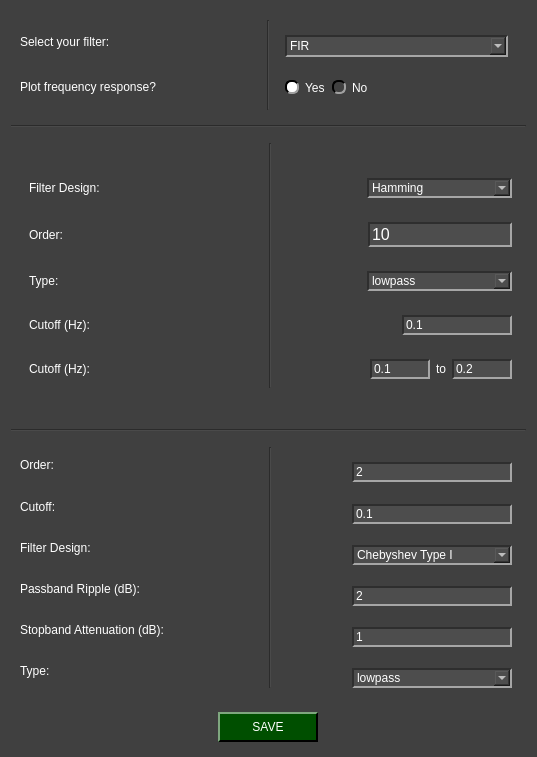
<?xml version="1.0" encoding="UTF-8"?>
<ui version="4.0">
 <class>Digitalfilters_NIDAQ_widget</class>
 <widget class="QWidget" name="Digitalfilters_NIDAQ_widget">
  <property name="geometry">
   <rect>
    <x>0</x>
    <y>0</y>
    <width>537</width>
    <height>757</height>
   </rect>
  </property>
  <property name="minimumSize">
   <size>
    <width>537</width>
    <height>407</height>
   </size>
  </property>
  <property name="maximumSize">
   <size>
    <width>537</width>
    <height>800</height>
   </size>
  </property>
  <property name="windowTitle">
   <string>Digital Filters</string>
  </property>
  <property name="styleSheet">
   <string notr="true">QWidget{
	background-color: rgb(64, 64, 64);
}

QTabWidget::pane { 
   border: 1px solid rgb(166, 166, 166);
}

QTabBar::tab {
  	background-color: rgb(77, 77, 77);
 }

 QTabBar::tab:selected {
  	background-color: rgb(140, 140, 140);
	padding-top: 2px;
	padding-bottom: 2px;
	padding-left: 12px;
	padding-right: 12px;
 }

 QTabBar::tab:selected:hover {
  	background-color: rgb(140, 140, 140);
	padding-top: 2px;
	padding-bottom: 2px;
	padding-left: 12px;
	padding-right: 12px;
 }

 QTabBar::tab:hover {
  	background-color: rgb(109, 109, 109);
	padding-top: 2px;
	padding-bottom: 2px;
	padding-left: 12px;
	padding-right: 12px;
 }

 QTabBar::tab:middle {
	border-right: 1px dashed rgb(166, 166, 166);
	border-left: 1px dashed rgb(166, 166, 166);
	padding-top: 2px;
	padding-bottom: 2px;
	padding-left: 12px;
	padding-right: 12px;
 }

 QTabBar::tab:last {
	border-top-right-radius: 10px;
	padding-top: 2px;
	padding-bottom: 2px;
	padding-left: 12px;
	padding-right: 12px;
 }

 QTabBar::tab:first {
	border-top-left-radius: 10px;
	padding-top: 2px;
	padding-bottom: 2px;
	padding-left: 12px;
	padding-right: 12px;
 }


QComboBox QAbstractItemView {
    background-color: rgb(77, 77, 77);
}

QComboBox QAbstractItemView::item:focus{
    background-color: rgb(140, 140, 140);
}

QDoubleSpinBox{
	background-color: rgb(77, 77, 77);
	
	border-top: 1.5px solid rgb(46, 46, 46);
	border-left: 1.5px solid rgb(46, 46, 46);

	border-bottom: 1.5px solid rgb(166, 166, 166);
	border-right: 1.5px solid rgb(166, 166, 166);
}

QDoubleSpinBox::up-button{
    image: url(:/imgs/drop_up_arrow.png);
	width: 11px;

	background-color: rgb(0, 79, 0);
	border-top: 1.5px solid rgb(127, 167, 127);
	border-left: 1.5px solid rgb(127, 167, 127);

	border-bottom: 1.5px solid rgb(0, 0, 0);
	border-right: 1.5px solid rgb(0, 0, 0);
}

QDoubleSpinBox::up-button:pressed{
	border: 2px solid rgb(255, 255, 255);
}

QDoubleSpinBox::up-button:hover{
	background-color: rgb(0, 50, 0);
}

QDoubleSpinBox::down-button{
    image: url(:/imgs/drop_down_arrow.png);
	width: 11px;

	background-color: rgb(0, 79, 0);
	border-top: 1.5px solid rgb(127, 167, 127);
	border-left: 1.5px solid rgb(127, 167, 127);

	border-bottom: 1.5px solid rgb(0, 0, 0);
	border-right: 1.5px solid rgb(0, 0, 0);
}

QDoubleSpinBox::down-button:pressed{
	border: 2px solid rgb(255, 255, 255);
}

QDoubleSpinBox::down-button:hover{
	background-color: rgb(0, 50, 0);
}

QWidget#centralwidget{
	background-color: rgb(64, 64, 64);
}

QWidget{
	color: rgb(255, 255, 255);
}

QComboBox{
	background-color: rgb(77, 77, 77);
	
	border-top: 1.5px solid rgb(46, 46, 46);
	border-left: 1.5px solid rgb(46, 46, 46);

	border-bottom: 1.5px solid rgb(166, 166, 166);
	border-right: 1.5px solid rgb(166, 166, 166);
}


QComboBox::drop-down{
	image: url(:/imgs/imgs/drop_down_arrow.png);
	width: 11px;

	background-color: rgb(0, 79, 0);
	border-top: 2px solid rgb(127, 167, 127);
	border-left: 2px solid rgb(127, 167, 127);

	border-bottom: 2px solid rgb(0, 0, 0);
	border-right: 2px solid rgb(0, 0, 0);
}

QComboBox::drop-down:hover{
	background-color: rgb(0, 50, 0);
}

QComboBox::drop-down:pressed{
	border: 2px solid rgb(255, 255, 255);
}

QPushButton{
	background-color: rgb(0, 79, 0);

	border-top: 1.5px solid rgb(127, 167, 127);
	border-left: 1.5px solid rgb(127, 167, 127);

	border-bottom: 1.5px solid rgb(0, 0, 0);
	border-right: 1.5px solid rgb(0, 0, 0);

	
	font: 12pt &quot;Helvetica&quot;;
	text-align:center;
}

QWidget{
	font: 12pt &quot;Helvetica&quot;;
}

QPushButton:hover{
	background-color: rgb(0, 50, 0);
}

QPushButton:pressed{
	border: 2px solid rgb(255, 255, 255);
}

QLineEdit{
	background-color: rgb(77, 77, 77);
	border-top: 1.5px solid rgb(46, 46, 46);
	border-left: 1.5px solid rgb(46, 46, 46);

	border-bottom: 1.5px solid rgb(166, 166, 166);
	border-right: 1.5px solid rgb(166, 166, 166);
}

QRadioButton::indicator{
	border-radius: 6px;
	border-top: 1.5px solid rgb(0, 0, 0);
	border-left: 1.5px solid rgb(0, 0, 0);

	border-bottom: 1.5px solid rgb(160, 160, 160);
	border-right: 1.5px solid rgb(160, 160, 160);
}

QRadioButton::indicator::checked{
	background-color: white;
}

QRadioButton::indicator::unchecked:hover{
	background-color: #9F9F9F;
}

QRadioButton::indicator::pressed{
	border: 1.5px solid #505050
}

QPushButton#reload_devices{
	image: url(:/imgs/imgs/reload.png);
	width: 11px;
	background-color: rgb(0, 79, 0);

	border-top: 1.5px solid rgb(127, 167, 127);
	border-left: 1.5px solid rgb(127, 167, 127);

	border-bottom: 1.5px solid rgb(0, 0, 0);
	border-right: 1.5px solid rgb(0, 0, 0);

	
	font: 12pt &quot;Helvetica&quot;;
	text-align:center;
}

QPushButton#reload_devices:hover{
	background-color: rgb(0, 50, 0);
}

QPushButton#reload_devices:pressed{
	border: 2px solid rgb(255, 255, 255);
}

QDoubleSpinBox::up-button{
    image: url(:/imgs/imgs/drop_up_arrow.png);
	width: 11px;

	background-color: rgb(0, 79, 0);
	border-top: 1.5px solid rgb(127, 167, 127);
	border-left: 1.5px solid rgb(127, 167, 127);

	border-bottom: 1.5px solid rgb(0, 0, 0);
	border-right: 1.5px solid rgb(0, 0, 0);
}

QDoubleSpinBox::up-button:pressed{
	border: 2px solid rgb(255, 255, 255);
}

QDoubleSpinBox::up-button:hover{
	background-color: rgb(0, 50, 0);
}

QDoubleSpinBox::down-button{
    image: url(:/imgs/imgs/drop_down_arrow.png);
	width: 11px;

	background-color: rgb(0, 79, 0);
	border-top: 1.5px solid rgb(127, 167, 127);
	border-left: 1.5px solid rgb(127, 167, 127);

	border-bottom: 1.5px solid rgb(0, 0, 0);
	border-right: 1.5px solid rgb(0, 0, 0);
}

QDoubleSpinBox::down-button:pressed{
	border: 2px solid rgb(255, 255, 255);
}

QDoubleSpinBox::down-button:hover{
	background-color: rgb(0, 50, 0);
}
</string>
  </property>
  <layout class="QGridLayout" name="gridLayout">
   <item row="4" column="0">
    <widget class="Line" name="line_2">
     <property name="orientation">
      <enum>Qt::Horizontal</enum>
     </property>
    </widget>
   </item>
   <item row="3" column="0">
    <widget class="QWidget" name="left_side" native="true">
     <property name="minimumSize">
      <size>
       <width>483</width>
       <height>108</height>
      </size>
     </property>
     <property name="maximumSize">
      <size>
       <width>600</width>
       <height>108</height>
      </size>
     </property>
     <layout class="QGridLayout" name="gridLayout_2">
      <item row="3" column="2" alignment="Qt::AlignLeft">
       <widget class="QWidget" name="widget_5" native="true">
        <layout class="QHBoxLayout" name="horizontalLayout">
         <item>
          <widget class="QRadioButton" name="yes_fr">
           <property name="text">
            <string>Yes</string>
           </property>
           <property name="checked">
            <bool>true</bool>
           </property>
           <attribute name="buttonGroup">
            <string notr="true">ratio_fr</string>
           </attribute>
          </widget>
         </item>
         <item>
          <widget class="QRadioButton" name="no_fr">
           <property name="text">
            <string>No</string>
           </property>
           <attribute name="buttonGroup">
            <string notr="true">ratio_fr</string>
           </attribute>
          </widget>
         </item>
        </layout>
       </widget>
      </item>
      <item row="0" column="1" rowspan="5">
       <widget class="Line" name="line_7">
        <property name="orientation">
         <enum>Qt::Vertical</enum>
        </property>
       </widget>
      </item>
      <item row="3" column="0">
       <widget class="QLabel" name="label_5">
        <property name="minimumSize">
         <size>
          <width>0</width>
          <height>30</height>
         </size>
        </property>
        <property name="maximumSize">
         <size>
          <width>16777215</width>
          <height>30</height>
         </size>
        </property>
        <property name="text">
         <string>Plot frequency response?</string>
        </property>
       </widget>
      </item>
      <item row="1" column="0">
       <widget class="QLabel" name="label_4">
        <property name="minimumSize">
         <size>
          <width>0</width>
          <height>30</height>
         </size>
        </property>
        <property name="maximumSize">
         <size>
          <width>16777215</width>
          <height>30</height>
         </size>
        </property>
        <property name="text">
         <string>Select your filter:</string>
        </property>
       </widget>
      </item>
      <item row="1" column="2">
       <widget class="QWidget" name="widget_4" native="true">
        <layout class="QGridLayout" name="gridLayout_6">
         <item row="0" column="0">
          <widget class="QComboBox" name="type_filter">
           <property name="minimumSize">
            <size>
             <width>0</width>
             <height>22</height>
            </size>
           </property>
           <property name="maximumSize">
            <size>
             <width>16777215</width>
             <height>22</height>
            </size>
           </property>
           <item>
            <property name="text">
             <string>FIR</string>
            </property>
           </item>
           <item>
            <property name="text">
             <string>IIR</string>
            </property>
           </item>
          </widget>
         </item>
        </layout>
       </widget>
      </item>
     </layout>
    </widget>
   </item>
   <item row="8" column="0">
    <widget class="QWidget" name="widget_6" native="true">
     <property name="minimumSize">
      <size>
       <width>0</width>
       <height>40</height>
      </size>
     </property>
     <property name="maximumSize">
      <size>
       <width>560</width>
       <height>40</height>
      </size>
     </property>
     <layout class="QGridLayout" name="gridLayout_7">
      <item row="0" column="0">
       <widget class="QPushButton" name="save_button">
        <property name="minimumSize">
         <size>
          <width>0</width>
          <height>30</height>
         </size>
        </property>
        <property name="maximumSize">
         <size>
          <width>100</width>
          <height>30</height>
         </size>
        </property>
        <property name="text">
         <string>SAVE</string>
        </property>
       </widget>
      </item>
     </layout>
    </widget>
   </item>
   <item row="7" column="0">
    <widget class="QWidget" name="iir_widget" native="true">
     <property name="minimumSize">
      <size>
       <width>519</width>
       <height>259</height>
      </size>
     </property>
     <property name="maximumSize">
      <size>
       <width>550</width>
       <height>259</height>
      </size>
     </property>
     <layout class="QGridLayout" name="gridLayout_9">
      <item row="0" column="0" alignment="Qt::AlignLeft">
       <widget class="QLabel" name="label_6">
        <property name="text">
         <string>Order:</string>
        </property>
       </widget>
      </item>
      <item row="2" column="2" alignment="Qt::AlignRight">
       <widget class="QWidget" name="widget_11" native="true">
        <property name="minimumSize">
         <size>
          <width>0</width>
          <height>50</height>
         </size>
        </property>
        <property name="maximumSize">
         <size>
          <width>16777215</width>
          <height>60</height>
         </size>
        </property>
        <layout class="QGridLayout" name="gridLayout_14">
         <item row="0" column="0">
          <widget class="QComboBox" name="designbox_iir">
           <property name="minimumSize">
            <size>
             <width>160</width>
             <height>0</height>
            </size>
           </property>
           <item>
            <property name="text">
             <string>Chebyshev Type I</string>
            </property>
           </item>
           <item>
            <property name="text">
             <string>Chebyshev Type II</string>
            </property>
           </item>
           <item>
            <property name="text">
             <string>Butterworth</string>
            </property>
           </item>
           <item>
            <property name="text">
             <string>Elliptic</string>
            </property>
           </item>
          </widget>
         </item>
        </layout>
       </widget>
      </item>
      <item row="3" column="2" alignment="Qt::AlignRight">
       <widget class="QWidget" name="widget_13" native="true">
        <property name="minimumSize">
         <size>
          <width>0</width>
          <height>50</height>
         </size>
        </property>
        <layout class="QGridLayout" name="gridLayout_16">
         <item row="0" column="0">
          <widget class="QLineEdit" name="rp">
           <property name="minimumSize">
            <size>
             <width>160</width>
             <height>0</height>
            </size>
           </property>
           <property name="text">
            <string>2</string>
           </property>
          </widget>
         </item>
        </layout>
       </widget>
      </item>
      <item row="0" column="2" alignment="Qt::AlignRight">
       <widget class="QWidget" name="widget_9" native="true">
        <property name="minimumSize">
         <size>
          <width>0</width>
          <height>50</height>
         </size>
        </property>
        <property name="maximumSize">
         <size>
          <width>16777215</width>
          <height>16777215</height>
         </size>
        </property>
        <layout class="QGridLayout" name="gridLayout_12">
         <item row="0" column="0" alignment="Qt::AlignRight">
          <widget class="QLineEdit" name="order_iir">
           <property name="minimumSize">
            <size>
             <width>160</width>
             <height>0</height>
            </size>
           </property>
           <property name="text">
            <string>2</string>
           </property>
          </widget>
         </item>
        </layout>
       </widget>
      </item>
      <item row="4" column="2" alignment="Qt::AlignRight">
       <widget class="QWidget" name="widget_14" native="true">
        <property name="minimumSize">
         <size>
          <width>0</width>
          <height>50</height>
         </size>
        </property>
        <layout class="QGridLayout" name="gridLayout_17">
         <item row="0" column="0">
          <widget class="QLineEdit" name="rs">
           <property name="enabled">
            <bool>true</bool>
           </property>
           <property name="minimumSize">
            <size>
             <width>160</width>
             <height>0</height>
            </size>
           </property>
           <property name="text">
            <string>1</string>
           </property>
          </widget>
         </item>
        </layout>
       </widget>
      </item>
      <item row="0" column="1" rowspan="6">
       <widget class="Line" name="line_4">
        <property name="orientation">
         <enum>Qt::Vertical</enum>
        </property>
       </widget>
      </item>
      <item row="5" column="0">
       <widget class="QLabel" name="label_10">
        <property name="text">
         <string>Type:</string>
        </property>
       </widget>
      </item>
      <item row="2" column="0">
       <widget class="QLabel" name="label_9">
        <property name="text">
         <string>Filter Design:</string>
        </property>
       </widget>
      </item>
      <item row="1" column="2" alignment="Qt::AlignRight">
       <widget class="QWidget" name="widget_10" native="true">
        <property name="minimumSize">
         <size>
          <width>0</width>
          <height>50</height>
         </size>
        </property>
        <layout class="QGridLayout" name="gridLayout_13">
         <item row="0" column="0">
          <widget class="QLineEdit" name="cutoff_iir">
           <property name="minimumSize">
            <size>
             <width>160</width>
             <height>0</height>
            </size>
           </property>
           <property name="text">
            <string>0.1</string>
           </property>
          </widget>
         </item>
        </layout>
       </widget>
      </item>
      <item row="4" column="0">
       <widget class="QLabel" name="label_12">
        <property name="text">
         <string>Stopband Attenuation (dB):</string>
        </property>
       </widget>
      </item>
      <item row="1" column="0">
       <widget class="QLabel" name="label_8">
        <property name="text">
         <string>Cutoff:</string>
        </property>
       </widget>
      </item>
      <item row="3" column="0">
       <widget class="QLabel" name="label_11">
        <property name="text">
         <string>Passband Ripple (dB):</string>
        </property>
       </widget>
      </item>
      <item row="5" column="2" alignment="Qt::AlignRight">
       <widget class="QWidget" name="widget_12" native="true">
        <property name="minimumSize">
         <size>
          <width>0</width>
          <height>50</height>
         </size>
        </property>
        <layout class="QGridLayout" name="gridLayout_15">
         <item row="0" column="0">
          <widget class="QComboBox" name="typebox_iir">
           <property name="minimumSize">
            <size>
             <width>160</width>
             <height>0</height>
            </size>
           </property>
           <item>
            <property name="text">
             <string>lowpass</string>
            </property>
           </item>
           <item>
            <property name="text">
             <string>highpass</string>
            </property>
           </item>
           <item>
            <property name="text">
             <string>bandpass</string>
            </property>
           </item>
           <item>
            <property name="text">
             <string>bandstop</string>
            </property>
           </item>
          </widget>
         </item>
        </layout>
       </widget>
      </item>
     </layout>
    </widget>
   </item>
   <item row="6" column="0">
    <widget class="Line" name="line">
     <property name="orientation">
      <enum>Qt::Horizontal</enum>
     </property>
    </widget>
   </item>
   <item row="5" column="0">
    <widget class="QWidget" name="fir_widget" native="true">
     <property name="minimumSize">
      <size>
       <width>519</width>
       <height>289</height>
      </size>
     </property>
     <property name="maximumSize">
      <size>
       <width>519</width>
       <height>289</height>
      </size>
     </property>
     <property name="autoFillBackground">
      <bool>false</bool>
     </property>
     <layout class="QGridLayout" name="gridLayout_3">
      <item row="3" column="2" alignment="Qt::AlignRight">
       <widget class="QWidget" name="widget_8" native="true">
        <layout class="QGridLayout" name="gridLayout_11">
         <item row="0" column="0">
          <widget class="QComboBox" name="type_box">
           <property name="minimumSize">
            <size>
             <width>145</width>
             <height>0</height>
            </size>
           </property>
           <property name="maximumSize">
            <size>
             <width>145</width>
             <height>16777215</height>
            </size>
           </property>
           <item>
            <property name="text">
             <string>lowpass</string>
            </property>
           </item>
           <item>
            <property name="text">
             <string>highpass</string>
            </property>
           </item>
           <item>
            <property name="text">
             <string>bandpass</string>
            </property>
           </item>
           <item>
            <property name="text">
             <string>bandstop</string>
            </property>
           </item>
          </widget>
         </item>
        </layout>
       </widget>
      </item>
      <item row="6" column="2" alignment="Qt::AlignRight">
       <widget class="QWidget" name="widget_3" native="true">
        <layout class="QGridLayout" name="gridLayout_5"/>
       </widget>
      </item>
      <item row="4" column="2" alignment="Qt::AlignRight">
       <widget class="QWidget" name="cutoff_widget" native="true">
        <layout class="QGridLayout" name="gridLayout_8">
         <item row="0" column="0">
          <widget class="QLineEdit" name="cutoff_fir">
           <property name="text">
            <string>0.1</string>
           </property>
          </widget>
         </item>
        </layout>
       </widget>
      </item>
      <item row="2" column="2" alignment="Qt::AlignRight">
       <widget class="QWidget" name="widget_2" native="true">
        <layout class="QGridLayout" name="gridLayout_4">
         <item row="0" column="0" alignment="Qt::AlignRight">
          <widget class="QLineEdit" name="order_fir">
           <property name="font">
            <font>
             <family>Helvetica</family>
             <pointsize>12</pointsize>
             <italic>false</italic>
             <bold>false</bold>
            </font>
           </property>
           <property name="text">
            <string>10</string>
           </property>
          </widget>
         </item>
        </layout>
       </widget>
      </item>
      <item row="0" column="1" rowspan="6">
       <widget class="Line" name="line_3">
        <property name="orientation">
         <enum>Qt::Vertical</enum>
        </property>
       </widget>
      </item>
      <item row="1" column="2" alignment="Qt::AlignRight">
       <widget class="QWidget" name="widget" native="true">
        <layout class="QGridLayout" name="gridLayout_10">
         <item row="1" column="0" alignment="Qt::AlignRight">
          <widget class="QComboBox" name="design_box">
           <property name="minimumSize">
            <size>
             <width>145</width>
             <height>0</height>
            </size>
           </property>
           <property name="maximumSize">
            <size>
             <width>300</width>
             <height>16777215</height>
            </size>
           </property>
           <item>
            <property name="text">
             <string>Hamming</string>
            </property>
           </item>
           <item>
            <property name="text">
             <string>Hann</string>
            </property>
           </item>
           <item>
            <property name="text">
             <string>Bartlett-Hann</string>
            </property>
           </item>
           <item>
            <property name="text">
             <string>Blackman</string>
            </property>
           </item>
           <item>
            <property name="text">
             <string>Gauss</string>
            </property>
           </item>
           <item>
            <property name="text">
             <string>Kaiser</string>
            </property>
           </item>
          </widget>
         </item>
        </layout>
       </widget>
      </item>
      <item row="5" column="2" alignment="Qt::AlignRight">
       <widget class="QWidget" name="fc_widget" native="true">
        <layout class="QGridLayout" name="gridLayout_18">
         <item row="0" column="0" alignment="Qt::AlignRight">
          <widget class="QLineEdit" name="fc1_line">
           <property name="minimumSize">
            <size>
             <width>60</width>
             <height>0</height>
            </size>
           </property>
           <property name="maximumSize">
            <size>
             <width>25</width>
             <height>16777215</height>
            </size>
           </property>
           <property name="text">
            <string>0.1</string>
           </property>
          </widget>
         </item>
         <item row="0" column="1">
          <widget class="QLabel" name="label_13">
           <property name="text">
            <string>to</string>
           </property>
          </widget>
         </item>
         <item row="0" column="2">
          <widget class="QLineEdit" name="fc2_line">
           <property name="minimumSize">
            <size>
             <width>60</width>
             <height>0</height>
            </size>
           </property>
           <property name="maximumSize">
            <size>
             <width>60</width>
             <height>16777215</height>
            </size>
           </property>
           <property name="text">
            <string>0.2</string>
           </property>
          </widget>
         </item>
        </layout>
       </widget>
      </item>
      <item row="5" column="0" alignment="Qt::AlignLeft">
       <widget class="QWidget" name="bd_widget" native="true">
        <layout class="QGridLayout" name="gridLayout_19">
         <item row="0" column="0">
          <widget class="QLabel" name="label_3">
           <property name="text">
            <string>Cutoff (Hz):</string>
           </property>
          </widget>
         </item>
        </layout>
       </widget>
      </item>
      <item row="4" column="0" alignment="Qt::AlignLeft">
       <widget class="QWidget" name="cof_widget" native="true">
        <layout class="QGridLayout" name="gridLayout_20">
         <item row="0" column="0">
          <widget class="QLabel" name="label_14">
           <property name="text">
            <string>Cutoff (Hz):</string>
           </property>
          </widget>
         </item>
        </layout>
       </widget>
      </item>
      <item row="3" column="0" alignment="Qt::AlignLeft">
       <widget class="QWidget" name="widget_16" native="true">
        <layout class="QGridLayout" name="gridLayout_21">
         <item row="0" column="0">
          <widget class="QLabel" name="label_2">
           <property name="text">
            <string>Type:</string>
           </property>
          </widget>
         </item>
        </layout>
       </widget>
      </item>
      <item row="2" column="0" alignment="Qt::AlignLeft">
       <widget class="QWidget" name="widget_17" native="true">
        <layout class="QGridLayout" name="gridLayout_22">
         <item row="0" column="0">
          <widget class="QLabel" name="label">
           <property name="text">
            <string>Order:</string>
           </property>
          </widget>
         </item>
        </layout>
       </widget>
      </item>
      <item row="1" column="0" alignment="Qt::AlignLeft">
       <widget class="QWidget" name="widget_18" native="true">
        <layout class="QGridLayout" name="gridLayout_23">
         <item row="0" column="0">
          <widget class="QLabel" name="label_7">
           <property name="text">
            <string>Filter Design:</string>
           </property>
          </widget>
         </item>
        </layout>
       </widget>
      </item>
     </layout>
    </widget>
   </item>
  </layout>
 </widget>
 <resources>
  <include location="resources_1.qrc"/>
 </resources>
 <connections/>
 <buttongroups>
  <buttongroup name="ratio_fr"/>
 </buttongroups>
</ui>
